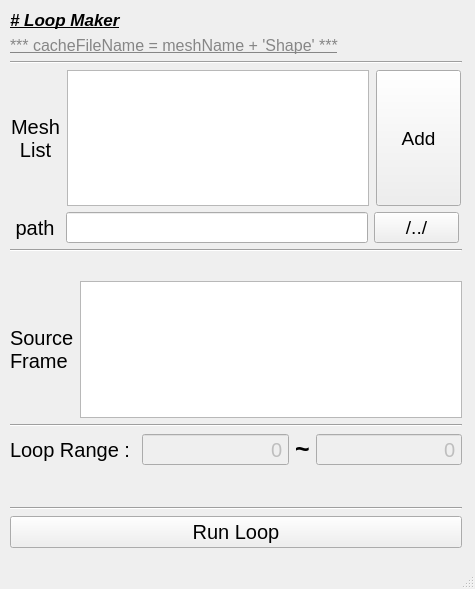
<?xml version="1.0" encoding="UTF-8"?>
<ui version="4.0">
 <class>loopMaker_WDW</class>
 <widget class="QMainWindow" name="loopMaker_WDW">
  <property name="geometry">
   <rect>
    <x>0</x>
    <y>0</y>
    <width>475</width>
    <height>589</height>
   </rect>
  </property>
  <property name="windowTitle">
   <string>LoopMaker v1.0.12</string>
  </property>
  <widget class="QWidget" name="centralwidget">
   <widget class="QWidget" name="layoutWidget">
    <property name="geometry">
     <rect>
      <x>10</x>
      <y>10</y>
      <width>452</width>
      <height>538</height>
     </rect>
    </property>
    <layout class="QVBoxLayout" name="verticalLayout_2">
     <item>
      <widget class="QLabel" name="label_6">
       <property name="font">
        <font>
         <pointsize>13</pointsize>
         <weight>75</weight>
         <italic>true</italic>
         <bold>true</bold>
         <underline>true</underline>
        </font>
       </property>
       <property name="text">
        <string># Loop Maker</string>
       </property>
      </widget>
     </item>
     <item>
      <widget class="QLabel" name="label_7">
       <property name="font">
        <font>
         <pointsize>12</pointsize>
         <underline>true</underline>
        </font>
       </property>
       <property name="styleSheet">
        <string notr="true">color: rgb(134, 134, 134);</string>
       </property>
       <property name="text">
        <string>*** cacheFileName = meshName + 'Shape' ***</string>
       </property>
      </widget>
     </item>
     <item>
      <widget class="Line" name="line_4">
       <property name="orientation">
        <enum>Qt::Horizontal</enum>
       </property>
      </widget>
     </item>
     <item>
      <layout class="QHBoxLayout" name="horizontalLayout_5">
       <item>
        <widget class="QLabel" name="label">
         <property name="sizePolicy">
          <sizepolicy hsizetype="Fixed" vsizetype="Preferred">
           <horstretch>0</horstretch>
           <verstretch>0</verstretch>
          </sizepolicy>
         </property>
         <property name="font">
          <font>
           <pointsize>15</pointsize>
          </font>
         </property>
         <property name="text">
          <string>
Mesh
List
</string>
         </property>
         <property name="alignment">
          <set>Qt::AlignCenter</set>
         </property>
        </widget>
       </item>
       <item>
        <widget class="QListWidget" name="meshList_LWG">
         <property name="minimumSize">
          <size>
           <width>302</width>
           <height>0</height>
          </size>
         </property>
         <property name="maximumSize">
          <size>
           <width>302</width>
           <height>16777215</height>
          </size>
         </property>
         <property name="font">
          <font>
           <pointsize>13</pointsize>
          </font>
         </property>
         <property name="selectionMode">
          <enum>QAbstractItemView::NoSelection</enum>
         </property>
        </widget>
       </item>
       <item>
        <widget class="QPushButton" name="meshSelect_BTN">
         <property name="sizePolicy">
          <sizepolicy hsizetype="Minimum" vsizetype="Expanding">
           <horstretch>0</horstretch>
           <verstretch>0</verstretch>
          </sizepolicy>
         </property>
         <property name="minimumSize">
          <size>
           <width>85</width>
           <height>0</height>
          </size>
         </property>
         <property name="maximumSize">
          <size>
           <width>85</width>
           <height>16777215</height>
          </size>
         </property>
         <property name="font">
          <font>
           <pointsize>14</pointsize>
          </font>
         </property>
         <property name="styleSheet">
          <string notr="true"/>
         </property>
         <property name="text">
          <string>Add</string>
         </property>
         <property name="autoDefault">
          <bool>false</bool>
         </property>
         <property name="default">
          <bool>false</bool>
         </property>
         <property name="flat">
          <bool>false</bool>
         </property>
        </widget>
       </item>
      </layout>
     </item>
     <item>
      <layout class="QHBoxLayout" name="horizontalLayout_6">
       <item>
        <widget class="QLabel" name="label_3">
         <property name="sizePolicy">
          <sizepolicy hsizetype="Fixed" vsizetype="Preferred">
           <horstretch>0</horstretch>
           <verstretch>0</verstretch>
          </sizepolicy>
         </property>
         <property name="font">
          <font>
           <pointsize>15</pointsize>
          </font>
         </property>
         <property name="text">
          <string> path </string>
         </property>
         <property name="alignment">
          <set>Qt::AlignCenter</set>
         </property>
        </widget>
       </item>
       <item>
        <widget class="QLineEdit" name="nCache_LED">
         <property name="sizePolicy">
          <sizepolicy hsizetype="Expanding" vsizetype="Expanding">
           <horstretch>0</horstretch>
           <verstretch>0</verstretch>
          </sizepolicy>
         </property>
         <property name="minimumSize">
          <size>
           <width>302</width>
           <height>0</height>
          </size>
         </property>
         <property name="maximumSize">
          <size>
           <width>302</width>
           <height>16777215</height>
          </size>
         </property>
         <property name="font">
          <font>
           <pointsize>13</pointsize>
          </font>
         </property>
         <property name="readOnly">
          <bool>true</bool>
         </property>
        </widget>
       </item>
       <item>
        <widget class="QPushButton" name="path_BTN">
         <property name="sizePolicy">
          <sizepolicy hsizetype="Minimum" vsizetype="Expanding">
           <horstretch>0</horstretch>
           <verstretch>0</verstretch>
          </sizepolicy>
         </property>
         <property name="minimumSize">
          <size>
           <width>85</width>
           <height>0</height>
          </size>
         </property>
         <property name="maximumSize">
          <size>
           <width>85</width>
           <height>16777215</height>
          </size>
         </property>
         <property name="font">
          <font>
           <pointsize>14</pointsize>
          </font>
         </property>
         <property name="text">
          <string>/../</string>
         </property>
        </widget>
       </item>
      </layout>
     </item>
     <item>
      <widget class="Line" name="line">
       <property name="orientation">
        <enum>Qt::Horizontal</enum>
       </property>
      </widget>
     </item>
     <item>
      <layout class="QVBoxLayout" name="verticalLayout">
       <item>
        <widget class="QLabel" name="status_LBL">
         <property name="font">
          <font>
           <pointsize>11</pointsize>
           <weight>50</weight>
           <italic>true</italic>
           <bold>false</bold>
          </font>
         </property>
         <property name="styleSheet">
          <string notr="true">color: rgb(134, 134, 134);</string>
         </property>
         <property name="text">
          <string/>
         </property>
         <property name="alignment">
          <set>Qt::AlignCenter</set>
         </property>
        </widget>
       </item>
       <item>
        <layout class="QHBoxLayout" name="horizontalLayout_2">
         <item>
          <widget class="QLabel" name="label_2">
           <property name="font">
            <font>
             <pointsize>15</pointsize>
            </font>
           </property>
           <property name="text">
            <string>
Source
Frame
</string>
           </property>
          </widget>
         </item>
         <item>
          <widget class="QListWidget" name="sourceFrame_LWG">
           <property name="font">
            <font>
             <pointsize>13</pointsize>
            </font>
           </property>
           <property name="selectionMode">
            <enum>QAbstractItemView::SingleSelection</enum>
           </property>
          </widget>
         </item>
        </layout>
       </item>
       <item>
        <widget class="Line" name="line_3">
         <property name="orientation">
          <enum>Qt::Horizontal</enum>
         </property>
        </widget>
       </item>
       <item>
        <layout class="QHBoxLayout" name="horizontalLayout">
         <item>
          <widget class="QLabel" name="label_4">
           <property name="font">
            <font>
             <pointsize>15</pointsize>
            </font>
           </property>
           <property name="text">
            <string>Loop Range : </string>
           </property>
          </widget>
         </item>
         <item>
          <widget class="QSpinBox" name="loopRange_LED">
           <property name="enabled">
            <bool>false</bool>
           </property>
           <property name="sizePolicy">
            <sizepolicy hsizetype="Expanding" vsizetype="Expanding">
             <horstretch>0</horstretch>
             <verstretch>0</verstretch>
            </sizepolicy>
           </property>
           <property name="font">
            <font>
             <pointsize>15</pointsize>
             <weight>50</weight>
             <bold>false</bold>
            </font>
           </property>
           <property name="focusPolicy">
            <enum>Qt::WheelFocus</enum>
           </property>
           <property name="layoutDirection">
            <enum>Qt::LeftToRight</enum>
           </property>
           <property name="wrapping">
            <bool>false</bool>
           </property>
           <property name="frame">
            <bool>true</bool>
           </property>
           <property name="alignment">
            <set>Qt::AlignRight|Qt::AlignTrailing|Qt::AlignVCenter</set>
           </property>
           <property name="buttonSymbols">
            <enum>QAbstractSpinBox::NoButtons</enum>
           </property>
           <property name="accelerated">
            <bool>true</bool>
           </property>
           <property name="maximum">
            <number>100000</number>
           </property>
          </widget>
         </item>
         <item>
          <widget class="QLabel" name="label_8">
           <property name="font">
            <font>
             <pointsize>19</pointsize>
             <weight>75</weight>
             <bold>true</bold>
            </font>
           </property>
           <property name="text">
            <string>~</string>
           </property>
          </widget>
         </item>
         <item>
          <widget class="QSpinBox" name="loopRange2_LED">
           <property name="enabled">
            <bool>false</bool>
           </property>
           <property name="sizePolicy">
            <sizepolicy hsizetype="Expanding" vsizetype="Expanding">
             <horstretch>0</horstretch>
             <verstretch>0</verstretch>
            </sizepolicy>
           </property>
           <property name="font">
            <font>
             <pointsize>15</pointsize>
             <weight>50</weight>
             <bold>false</bold>
            </font>
           </property>
           <property name="focusPolicy">
            <enum>Qt::WheelFocus</enum>
           </property>
           <property name="layoutDirection">
            <enum>Qt::LeftToRight</enum>
           </property>
           <property name="wrapping">
            <bool>false</bool>
           </property>
           <property name="frame">
            <bool>true</bool>
           </property>
           <property name="alignment">
            <set>Qt::AlignRight|Qt::AlignTrailing|Qt::AlignVCenter</set>
           </property>
           <property name="buttonSymbols">
            <enum>QAbstractSpinBox::NoButtons</enum>
           </property>
           <property name="accelerated">
            <bool>true</bool>
           </property>
           <property name="maximum">
            <number>100000</number>
           </property>
          </widget>
         </item>
        </layout>
       </item>
      </layout>
     </item>
     <item>
      <widget class="QLineEdit" name="confirm_LED">
       <property name="enabled">
        <bool>false</bool>
       </property>
       <property name="font">
        <font>
         <pointsize>14</pointsize>
         <stylestrategy>PreferDefault</stylestrategy>
        </font>
       </property>
       <property name="cursor">
        <cursorShape>WaitCursor</cursorShape>
       </property>
       <property name="layoutDirection">
        <enum>Qt::LeftToRight</enum>
       </property>
       <property name="autoFillBackground">
        <bool>true</bool>
       </property>
       <property name="frame">
        <bool>false</bool>
       </property>
       <property name="alignment">
        <set>Qt::AlignCenter</set>
       </property>
       <property name="readOnly">
        <bool>true</bool>
       </property>
      </widget>
     </item>
     <item>
      <widget class="Line" name="line_2">
       <property name="orientation">
        <enum>Qt::Horizontal</enum>
       </property>
      </widget>
     </item>
     <item>
      <widget class="QPushButton" name="makeLoop_BTN">
       <property name="font">
        <font>
         <pointsize>15</pointsize>
        </font>
       </property>
       <property name="styleSheet">
        <string notr="true"/>
       </property>
       <property name="text">
        <string>Run Loop</string>
       </property>
      </widget>
     </item>
    </layout>
   </widget>
  </widget>
  <widget class="QMenuBar" name="menubar">
   <property name="geometry">
    <rect>
     <x>0</x>
     <y>0</y>
     <width>475</width>
     <height>27</height>
    </rect>
   </property>
  </widget>
  <widget class="QStatusBar" name="statusbar"/>
 </widget>
 <resources/>
 <connections/>
</ui>
